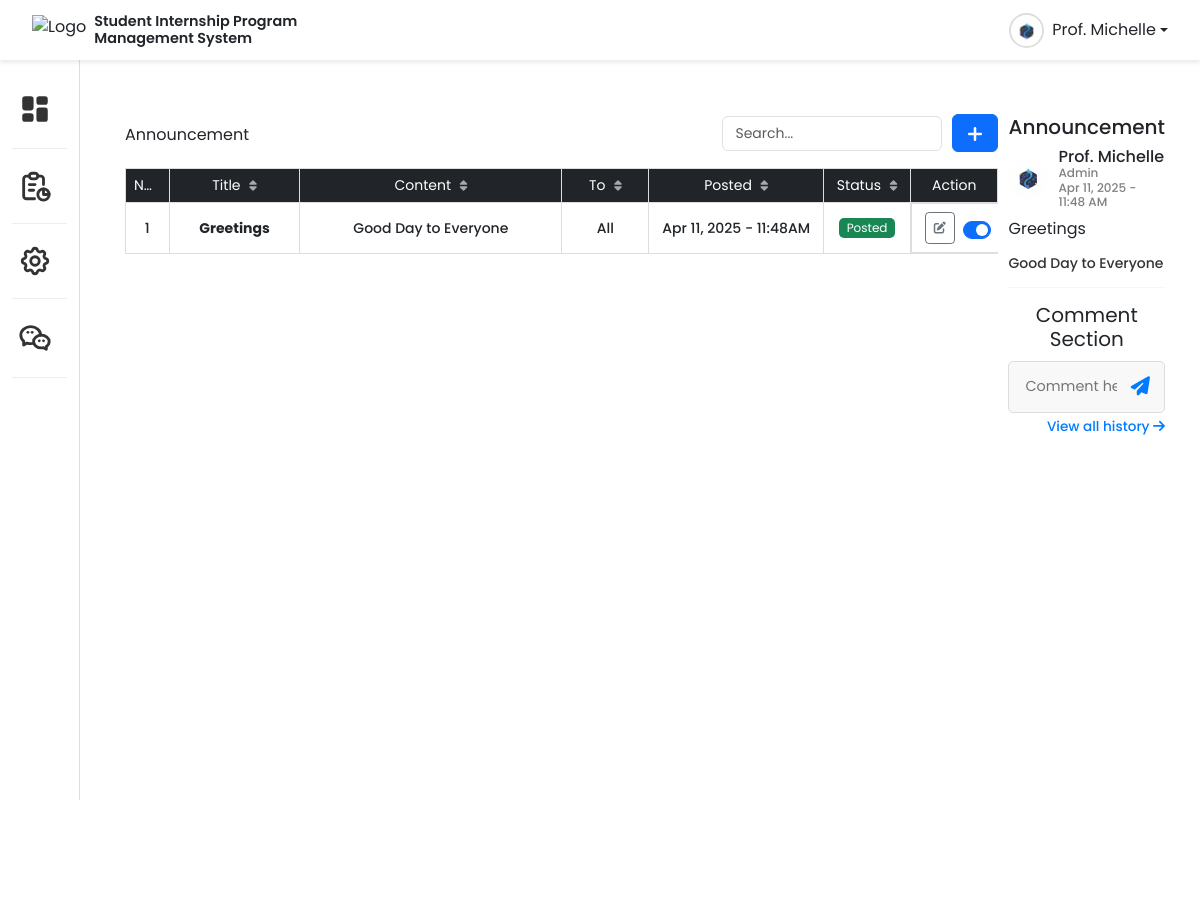
The page /1admin/announcement/announcement.php?success=1 (signed in) on the database its author committed.
### tables this page shows
CREATE TABLE `users` (
  `users_id` int(11) NOT NULL,
  `coordinator_id` int(11) DEFAULT NULL,
  `fname` varchar(50) DEFAULT NULL,
  `mname` varchar(50) DEFAULT NULL,
  `lname` varchar(50) DEFAULT NULL,
  `sex` enum('female','male') DEFAULT NULL,
  `address` text DEFAULT NULL,
  `phone` varchar(20) DEFAULT NULL,
  `institute` enum('Institute of Engineering and Applied Technology','Institute of Management') DEFAULT NULL,
  `school_id` varchar(150) DEFAULT NULL,
  `course` enum('BS in Business Administration','BS in Hospitality Management','BS in Agriculture and Biosystems Engineering','BS in Geodetic Engineering','BS in Food Technology','BS in Information Technology') DEFAULT NULL,
  `hte_id` int(11) DEFAULT NULL,
  `year_section` enum('4-A','4-B','4-C','4-D','4-E','4-F','4-G') DEFAULT NULL,
  `designation` varchar(100) DEFAULT NULL,
  `role` enum('admin','coordinator','student','trainer','subtrainer') DEFAULT NULL,
  `email` varchar(100) DEFAULT NULL,
  `username` varchar(50) DEFAULT NULL,
  `password` varchar(255) DEFAULT NULL,
  `temppass` varchar(255) DEFAULT NULL,
  `otp` varchar(10) DEFAULT NULL,
  `activate` tinyint(1) NOT NULL DEFAULT 0,
  `guid` varchar(255) DEFAULT NULL,
  `image_profile` text DEFAULT NULL,
  `chat_stats` enum('online','offline','default') DEFAULT 'offline',
  `users_account` enum('enabled','disabled') DEFAULT 'enabled',
  `created_on` timestamp NOT NULL DEFAULT current_timestamp(),
  `updated_on` timestamp NOT NULL DEFAULT current_timestamp() ON UPDATE current_timestamp(),
  `attended` enum('yes','no') DEFAULT 'no',
  `assigned` enum('BS in Business Administration','BS in Hospitality Management','BS in Agriculture and Biosystems Engineering','BS in Geodetic Engineering','BS in Food Technology','BS in Information Technology') DEFAULT NULL,
  `ojt_stats` enum('deployed','pending','pulled-out') DEFAULT 'pending',
  `is_completed` enum('c','nyc') DEFAULT NULL,
  `time_in` datetime DEFAULT NULL,
  `time_out` datetime DEFAULT NULL,
  `remarks` text DEFAULT NULL
);

CREATE TABLE `announcements` (
  `announcements_id` int(11) NOT NULL,
  `users_id` int(11) NOT NULL,
  `title` varchar(255) NOT NULL,
  `content` text DEFAULT NULL,
  `announce_images` varchar(255) DEFAULT NULL,
  `created_at` datetime DEFAULT current_timestamp(),
  `role` enum('all','admin','coordinator','student','trainer','subtrainer') DEFAULT 'all',
  `announce_status` enum('posted','drafted') DEFAULT 'drafted',
  `notified` tinyint(1) DEFAULT 0
);

### 1admin/announcement/announcement.php (the view, shortened to what this page needs)
<?php
include("../../0config/database.php");
$user_id = $_SESSION['user_id'];
$sql = "SELECT image_profile, username, fname FROM users WHERE users_id = ?";
$stmt = $conn->prepare($sql);
$stmt->bind_param("i", $user_id);
$stmt->execute();
$result = $stmt->get_result();
$user = $result->fetch_assoc();
$imageProfile = $user['image_profile'] ?? '';
$profilePath = "../../upload_profile/" . htmlspecialchars($imageProfile);
$defaultImage = "../../upload_profile/siplogo.png";
$userImage = (!empty($imageProfile) && file_exists(__DIR__ . "/" . $profilePath)) ? $profilePath : $defaultImage;
$usernameDisplay = !empty($user['fname']) ? htmlspecialchars($user['fname']) : htmlspecialchars($user['username']);
?>
<!DOCTYPE html>
<html lang="en">
<head>
    <link rel="stylesheet" href="https://cdn.jsdelivr.net/npm/bootstrap@5.3.0/dist/css/bootstrap.min.css">
    <link rel="stylesheet" href="https://cdnjs.cloudflare.com/ajax/libs/font-awesome/6.4.2/css/all.min.css">
    <link rel="stylesheet" href="../css/topbar.css">
    <link rel="stylesheet" href="../css/leftsidebar.css">
    <link rel="stylesheet" href="../css/dashboard_body.css">
    <link rel="stylesheet" href="../css/announcement.css">
    <link rel="stylesheet" href="../css/announcement_table.css">
</head>
<body>
    <nav class="navbar navbar-expand-lg topbar-container">
        <div class="container-fluid">
            <div class="d-flex align-items-center">
                <img src="../../resources/siplogo.png" alt="Logo" class="logo me-2">
                <span class="system-name">Student Internship Program<br>Management System</span>
            </div>
            <div class="d-flex align-items-center topbar-right">
                <div class="dropdown">
                    <div class="d-flex align-items-center dropdown-toggle" id="userDropdown" data-bs-toggle="dropdown">
                        <img src="<?php echo $userImage; ?>" alt="User Profile" class="profile-img me-2">
                        <span class="fw-normal"><?php echo ucfirst($usernameDisplay); ?></span>
                    </div>
                </div>
            </div>
        </div>
    </nav>
    <div class="container-fluid main-container">
        <div class="row">
            <div class="col-auto sidebar">
                <ul class="sidebar-menu">
                    <li>
                        <a href="../../1admin/admindashboard.php" data-bs-toggle="tooltip" title="Dashboard">
                        </a>
                    </li>
                    <ul class="sidebar-menu">
                        <li data-bs-toggle="tooltip" title="Internship Reports">
                            <a href="#" class="menu-toggle" data-bs-toggle="collapse" data-bs-target="#submenu1">
                            </a>
                        </li>
                    </ul>
                    <ul class="sidebar-menu">
                        <li data-bs-toggle="tooltip" title="System Management">
                            <a href="#" class="menu-toggle" data-bs-toggle="collapse" data-bs-target="#submenu2">
                            </a>
                        </li>
                    </ul>
                    <li>
                        <a href="../../1admin/chat/chat.php" data-bs-toggle="tooltip" title="Chat Room">
                        </a>
                    </li>
                </ul>
            </div>
            <div class="dashboard-container">
                <h5 class="dashboard-header">
                    <div class="dashboard-main">
                        <div class="dashboard-content">
                            <br>
                            <div class="d-flex justify-content-between align-items-center mb-3 announcement-header">
                                <h5 class="announcement-title">Announcement</h5>
                                <div class="d-flex align-items-center">
                                    <input type="text" class="form-control search-input" id="searchInput"
                                        placeholder="Search...">
                                    <button type="button" class="btn btn-primary" data-bs-toggle="modal"
                                        data-bs-target="#addAnnouncementModal" data-tooltip="Add New Announcement">
                                        <svg xmlns="http://www.w3.org/2000/svg" viewBox="0 0 24 24" fill="none"
                                            width="20" height="20" stroke-width="3" stroke-linejoin="round"
                                            stroke-linecap="round" stroke="currentColor">
                                            <path d="M12 5l0 14"></path>
                                            <path d="M5 12l14 0"></path>
                                        </svg>
                                    </button>
                                </div>
                            </div>
                            <div class="table-responsive">
                                <table class="table table-bordered table-hover" id="announcementTable">
                                    <thead class="table-dark">
                                        <tr>
                                            <th>No. <i class="fa-solid fa-sort"></i></th>
                                            <th>Title <i class="fa-solid fa-sort"></i></th>
                                            <th>Content <i class="fa-solid fa-sort"></i></th>
                                            <th>To <i class="fa-solid fa-sort"></i></th>
                                            <th>Posted <i class="fa-solid fa-sort"></i></th>
                                            <th>Status <i class="fa-solid fa-sort"></i></th>
                                            <th>Action</th>
                                        </tr>
                                    </thead>
                                    <tbody>
                                        <?php
                                        include("../../0config/database.php");
                                        $no = 1;
                                        $user_id = $_SESSION['user_id'];
                                        $sql = "SELECT announcements_id, title, content, role, created_at, announce_status
                                        FROM announcements
                                        WHERE users_id = ?
                                        ORDER BY created_at DESC";
                                        $stmt = $conn->prepare($sql);
                                        $stmt->bind_param("i", $user_id);
                                        $stmt->execute();
                                        $result = $stmt->get_result();
                                        while ($row = $result->fetch_assoc()) {
                                            $postedAt = date("M d, Y - h:iA", strtotime($row['created_at']));
                                            echo "<tr>";
                                            echo "<td data-label='No.'>" . $no++ . "</td>";
                                            echo "<td data-label='Title'><strong>" . htmlspecialchars($row['title']) . "</strong></td>";
                                            echo "<td data-label='Content'>" . htmlspecialchars($row['content']) . "</td>";
                                            echo "<td data-label='To'>" . ucfirst($row['role']) . "</td>";
                                            echo "<td data-label='Posted'>" . $postedAt . "</td>";
                                            $status_class = ($row['announce_status'] === 'posted') ? 'bg-success' : 'bg-danger';
                                            $status_label = ucfirst($row['announce_status']);
                                            echo "<td data-label='Status' id='status-cell-{$row['announcements_id']}'>
                                                    <span class='badge $status_class'>$status_label</span>
                                                </td>";
                                            echo "<td data-label='Action'>
                                                    <div class='action-group'>
                                                        <button class='btn btn-outline-secondary btn-sm edit-btn'
                                                            data-bs-toggle='modal'
                                                            data-bs-target='#editAnnouncementModal'
                                                            data-id='" . $row['announcements_id'] . "'
                                                            data-title='" . htmlspecialchars($row['title'], ENT_QUOTES) . "'
                                                            data-content='" . htmlspecialchars($row['content'], ENT_QUOTES) . "'
                                                            data-role='" . $row['role'] . "'
                                                            data-tooltip='Edit Post'>
                                                            <i class='fas fa-edit'></i>
                                                        </button>
                                                        <div class='form-check form-switch' data-bs-toggle='tooltip' title='Post / Draft Response'>
                                                                <input
                                                                class='form-check-input status-toggle'
                                                                type='checkbox'
                                                                data-id='" . $row['announcements_id'] . "'
                                                                " . ($row['announce_status'] === 'posted' ? "checked" : "") . ">
                                                        </div>
                                                    </div>
                                                </td>";
                                            echo "</tr>";
                                        }
                                        ?>
                                    </tbody>
                                </table>
                            </div>
                        </div>
                        <div id="announcementContainer" class="announcements">
                            <div class="announcement-header" style=" margin-top:30px;">
                                <h5>Announcement</h5>
                            </div>
                            <div id="latestAnnouncement">
                                <?php include("../../1admin/announcement/fetch_latest_announcement.php"); ?>
                            </div>
                            <a href="#" class="view-history" onclick="toggleAnnouncements(event)">
                                View all history <i class="fa-solid fa-arrow-right"></i>
                            </a>
                        </div>
                    </div>
            </div>
        </div>
    </div>
</body>
</html>

### 1admin/announcement/fetch_latest_announcement.php (shortened to what this page needs)
<?php
include("../../0config/database.php");
$user_id = $_SESSION['user_id'] ?? null;
$institute = '';
$userQuery = $conn->prepare("SELECT institute FROM users WHERE users_id = ?");
$userQuery->bind_param("i", $user_id);
$userQuery->execute();
$result = $userQuery->get_result();
if ($data = $result->fetch_assoc()) {
    $institute = $data['institute'];
}
$sql = "SELECT a.announcements_id, a.title, a.content, a.created_at, u.username, u.fname, u.role, u.image_profile
        FROM announcements a
        JOIN users u ON a.users_id = u.users_id
        WHERE a.announce_status = 'posted'
        AND u.institute = ?
        AND (a.role = 'all' OR a.users_id = ?)
        ORDER BY a.created_at DESC
        LIMIT 1";
$stmt = $conn->prepare($sql);
$stmt->bind_param("si", $institute, $user_id);
$stmt->execute();
$result = $stmt->get_result();
if ($announcement = $result->fetch_assoc()) {
    $announcementId = $announcement['announcements_id'];
    $creatorName = $announcement['fname'] ?: $announcement['username'];
    $creatorRole = ucfirst($announcement['role']);
    $formattedDate = date("M d, Y - h:i A", strtotime($announcement['created_at']));
    $imgPath = (!empty($announcement['image_profile']) && file_exists("../../upload_profile/" . $announcement['image_profile']))
        ? "../../upload_profile/" . $announcement['image_profile']
        : "../../upload_profile/siplogo.png";
    echo "
    <div class='announcement-item'>
        <div class='announcement-profile'>
            <img src='$imgPath' alt='User'>
            <div class='announcement-info'>
                <div>$creatorName</div>
                <div class='announcement-role'>$creatorRole</div>
                <div class='announcement-time'>$formattedDate</div>
            </div>
        </div>
        <p class='announcement-title'>" . htmlspecialchars($announcement['title']) . "</p>
        <p class='announcement-text'>" . nl2br(htmlspecialchars($announcement['content'])) . "</p>
    </div>";
    echo "<hr class='separator'>
    <h5 class='comment-label'>Comment Section</h5>
    <div class='comment-section'>
        ";
    echo "</div>";
    echo "
    <form class='comment-input mt-2' method='POST' action='../../1admin/announcement/save_comment.php'>
        <input type='hidden' name='announcement_id' value='$announcementId'>
        <input type='text' name='comments' placeholder='Comment here...' required>
        <button class='send-comment' type='submit'>
            <i class='fas fa-paper-plane'></i>
        </button>
    </form>
    ";
} else {
    echo "<p class='text-muted'>No announcement available.</p>";
}

### rows shown on the page
users: image_profile (picture), fname "Prof. Michelle"
announcements: title "Greetings", content "Good Day to Everyone", role "All", created_at "Apr 11, 2025 - 11:48AM", announce_status "Posted", announce_status "☑", users.image_profile (picture), users.fname "Prof. Michelle", users.role "Admin", created_at "Apr 11, 2025 - 11:48 AM"
